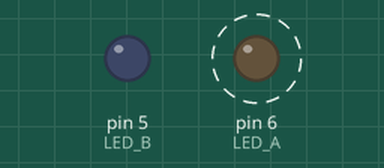
Recording of a sketch running on a simulated Arduino Uno, built with avr-gcc and run on an emulated ATmega328P. On the bench: output pins drawn as LEDs (lit = HIGH). Dashed ring = blinking.

Above: at 0.5 s.
At 5.5 s:
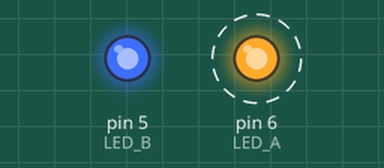
Timing chart, 0 to 7.8 s (numbered marks = the images above):
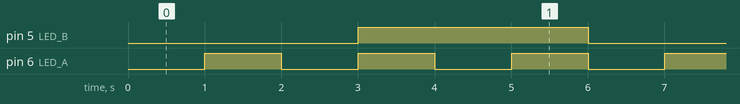

Measured:
- by itself, pin 5 (LED_B): alternates HIGH for 3.0 s and LOW for 3.0 s
- by itself, pin 6 (LED_A): alternates HIGH for 1.0 s and LOW for 1.0 s
- by itself, everything shown: repeats every 6.0 s, in 8 steps

The sketch:

duaLed.ino
```cpp
// Contoh untuk membuat dua LED berkedip
//   dengan interval berbeda

const byte LED_A = 6;
const byte LED_B = 5;
const int INTERVAL_A = 1000;
const int INTERVAL_B = 3000;

byte keadaan_LED_A = LOW;
byte keadaan_LED_B = LOW;
unsigned long waktuA, waktuB;

void setup ()
{
  pinMode(LED_A, OUTPUT);
  pinMode(LED_B, OUTPUT);

  waktuA = millis();
  waktuB = waktuA;
}

void loop ()
{
  unsigned long kini = millis();

  // Tentukan LED A
  if (abs(kini - waktuA) > INTERVAL_A)
  {
    waktuA = kini;
    keadaan_LED_A = not keadaan_LED_A;
    digitalWrite(LED_A, keadaan_LED_A);
  }

  // Tentukan LED B
  if (abs(kini - waktuB) > INTERVAL_B)
  {
    waktuB = kini;
    keadaan_LED_B = not keadaan_LED_B;
    digitalWrite(LED_B, keadaan_LED_B);
  }
}
```
